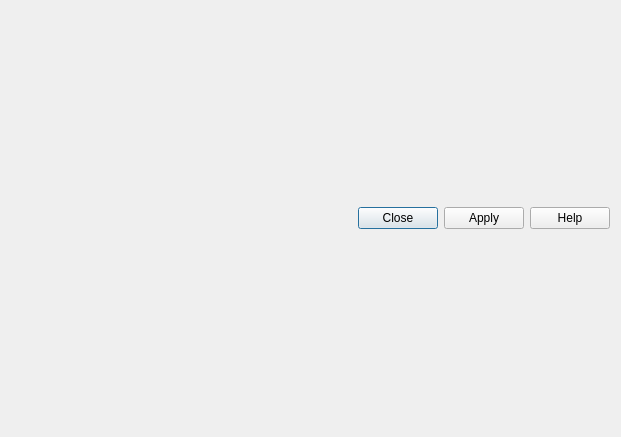
<?xml version="1.0" encoding="UTF-8"?>
<ui version="4.0">
 <class>ResearchView</class>
 <widget class="QDialog" name="ResearchView">
  <property name="geometry">
   <rect>
    <x>0</x>
    <y>0</y>
    <width>621</width>
    <height>437</height>
   </rect>
  </property>
  <property name="windowTitle">
   <string>Dialog</string>
  </property>
  <property name="whatsThis">
   <string>Test</string>
  </property>
  <property name="modal">
   <bool>false</bool>
  </property>
  <layout class="QVBoxLayout" name="verticalLayout">
   <item>
    <widget class="QDialogButtonBox" name="buttonBox">
     <property name="orientation">
      <enum>Qt::Horizontal</enum>
     </property>
     <property name="standardButtons">
      <set>QDialogButtonBox::Apply|QDialogButtonBox::Close|QDialogButtonBox::Help</set>
     </property>
     <property name="centerButtons">
      <bool>false</bool>
     </property>
    </widget>
   </item>
  </layout>
 </widget>
 <resources/>
 <connections>
  <connection>
   <sender>buttonBox</sender>
   <signal>accepted()</signal>
   <receiver>ResearchView</receiver>
   <slot>accept()</slot>
   <hints>
    <hint type="sourcelabel">
     <x>248</x>
     <y>254</y>
    </hint>
    <hint type="destinationlabel">
     <x>157</x>
     <y>274</y>
    </hint>
   </hints>
  </connection>
  <connection>
   <sender>buttonBox</sender>
   <signal>rejected()</signal>
   <receiver>ResearchView</receiver>
   <slot>reject()</slot>
   <hints>
    <hint type="sourcelabel">
     <x>316</x>
     <y>260</y>
    </hint>
    <hint type="destinationlabel">
     <x>286</x>
     <y>274</y>
    </hint>
   </hints>
  </connection>
 </connections>
</ui>
